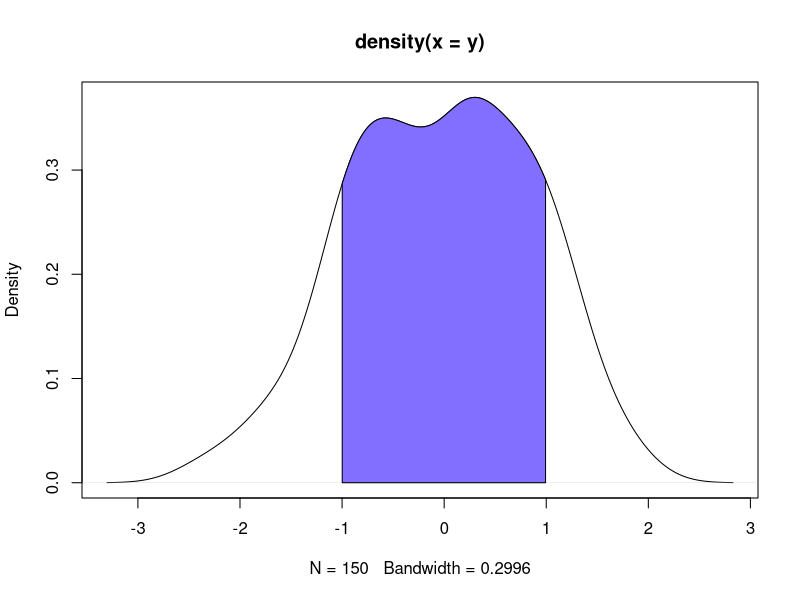

R code for this plot:
# Data
set.seed(3)
y <- rnorm(150)

# Density estimation
den <- density(y)

# Plot
plot(den)

# Area between -1 and 1
value1 <- -1
value2 <- 1

# Lower and higher indices on the X-axis
l <- min(which(den$x >= value1))
h <- max(which(den$x < value2))

polygon(c(den$x[c(l, l:h, h)]),
        c(0, den$y[l:h], 0),
        col = "slateblue1") 
